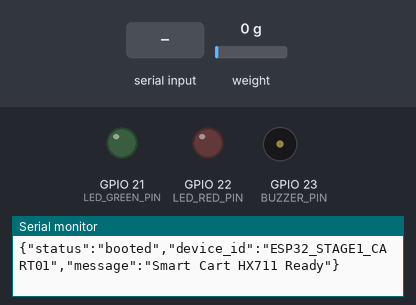
The sketch below on a simulated ESP32. Parts: output pins drawn as LEDs (lit = HIGH), buzzer (waves = sounding, pin HIGH), the last lines printed to the serial monitor. The inputs (shaded band) are chosen by the test bench; at power-on: weight on the scale 0 g.

Above: at 2.9 s.
3.0 s: "ack_add\n" received over Serial
At 3.38 s:
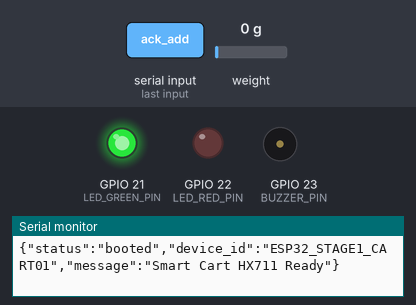
4.9 s: "tare\n" received over Serial
At 6.0 s:
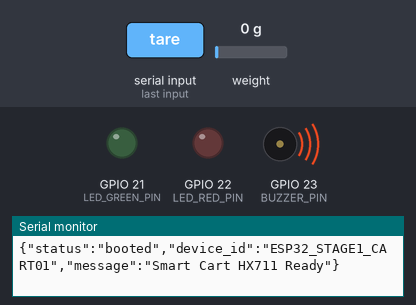
7.5 s: "alert_err\n" received over Serial
At 7.85 s:
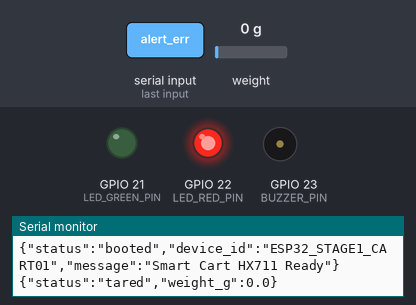
Timing chart, 0 to 10.5 s (numbered marks = the images above; inputs shaded):
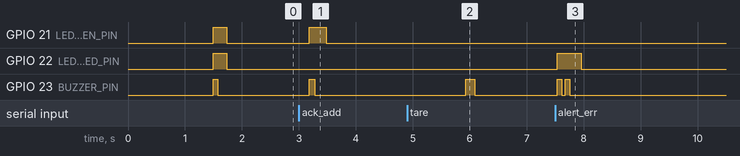

The sketch:

SmartCart_ESP32.ino
```cpp
/**
 * AI-POWERED SMART SHOPPING CART SYSTEM - ESP32 FIRMWARE (STAGE 1)
 * Hardware:
 *   - ESP32 NodeMCU / Dev Module
 *   - HX711 Load Cell Amplifier (24-bit ADC)
 *   - Load Cell (Single-point, 5kg / 10kg rated)
 *   - Green LED (Success / Item Added)
 *   - Red LED (Alert / Mismatch / Put-back Error)
 *   - Active Buzzer (Acoustic confirmation)
 *
 * Pin Connections (ESP32):
 *   - HX711 DT  -> GPIO 18 (or GPIO 5)
 *   - HX711 SCK -> GPIO 19 (or GPIO 6)
 *   - Green LED -> GPIO 21 (via 220 ohm resistor)
 *   - Red LED   -> GPIO 22 (via 220 ohm resistor)
 *   - Buzzer    -> GPIO 23 (via NPN transistor or direct if rated <= 12mA)
 *   - VCC       -> 3.3V (HX711) or 5V (Buzzer)
 *   - GND       -> Common Ground
 *
 * Serial Protocol: 115200 baud, newline-terminated JSON
 * Telemetry Output:
 *   {"device_id":"cart_stage1_01","weight_g":182.4,"delta_g":182.4,"stable":true,"timestamp":123456}
 * Inbound Command:
 *   {"cmd":"ack_add"}   -> Green LED flash + 1 Beep
 *   {"cmd":"alert_err"} -> Red LED flash + 2 Beeps
 *   {"cmd":"tare"}      -> Reset scale offset
 */

#include "HX711.h"

// Pin definitions
const int LOADCELL_DOUT_PIN = 18;
const int LOADCELL_SCK_PIN = 19;
const int LED_GREEN_PIN = 21;
const int LED_RED_PIN = 22;
const int BUZZER_PIN = 23;

HX711 scale;

// Calibration factor (adjust with a known test weight, e.g. 500g salt packet)
// calibration_factor = (reading - zero_offset) / known_weight_in_grams
float calibration_factor = 420.0f;

float last_weight = 0.0f;
float last_reported_weight = 0.0f;
unsigned long last_read_time = 0;
const unsigned long READ_INTERVAL_MS = 250;
const float STABILITY_THRESHOLD_G = 3.0f;

void triggerBuzzer(int count, int durationMs, int pauseMs) {
  for (int i = 0; i < count; i++) {
    digitalWrite(BUZZER_PIN, HIGH);
    delay(durationMs);
    digitalWrite(BUZZER_PIN, LOW);
    if (i < count - 1) delay(pauseMs);
  }
}

void setup() {
  Serial.begin(115200);
  delay(500);

  pinMode(LED_GREEN_PIN, OUTPUT);
  pinMode(LED_RED_PIN, OUTPUT);
  pinMode(BUZZER_PIN, OUTPUT);

  digitalWrite(LED_GREEN_PIN, LOW);
  digitalWrite(LED_RED_PIN, LOW);
  digitalWrite(BUZZER_PIN, LOW);

  scale.begin(LOADCELL_DOUT_PIN, LOADCELL_SCK_PIN);
  scale.set_scale(calibration_factor);
  scale.tare(); // Zero the scale on startup

  // Startup indication: Green + Red flash and short chirp
  digitalWrite(LED_GREEN_PIN, HIGH);
  digitalWrite(LED_RED_PIN, HIGH);
  triggerBuzzer(1, 80, 0);
  delay(150);
  digitalWrite(LED_GREEN_PIN, LOW);
  digitalWrite(LED_RED_PIN, LOW);

  Serial.println("{\"status\":\"booted\",\"device_id\":\"ESP32_STAGE1_CART01\",\"message\":\"Smart Cart HX711 Ready\"}");
}

void loop() {
  // Check for inbound commands from Laptop/Backend
  if (Serial.available() > 0) {
    String cmd = Serial.readStringUntil('\n');
    cmd.trim();
    if (cmd.indexOf("ack_add") >= 0) {
      digitalWrite(LED_GREEN_PIN, HIGH);
      triggerBuzzer(1, 100, 0);
      delay(200);
      digitalWrite(LED_GREEN_PIN, LOW);
    } else if (cmd.indexOf("alert_err") >= 0) {
      digitalWrite(LED_RED_PIN, HIGH);
      triggerBuzzer(2, 80, 60);
      delay(200);
      digitalWrite(LED_RED_PIN, LOW);
    } else if (cmd.indexOf("tare") >= 0) {
      scale.tare();
      triggerBuzzer(1, 150, 0);
      Serial.println("{\"status\":\"tared\",\"weight_g\":0.0}");
    }
  }

  // Periodic weight sampling
  unsigned long now = millis();
  if (now - last_read_time >= READ_INTERVAL_MS) {
    last_read_time = now;

    if (scale.is_ready()) {
      float current_weight = scale.get_units(2); // Average of 2 readings
      if (current_weight < 0.0f) current_weight = 0.0f; // Clip negative noise

      float weight_diff = abs(current_weight - last_weight);
      bool is_stable = (weight_diff <= STABILITY_THRESHOLD_G);
      float delta_from_last_reported = current_weight - last_reported_weight;

      // Only send when there is a meaningful change (> 5g) or periodically when stable
      if (abs(delta_from_last_reported) >= 5.0f || (is_stable && abs(current_weight - last_reported_weight) > 2.0f)) {
        Serial.print("{\"device_id\":\"ESP32_STAGE1_CART01\",\"weight_g\":");
        Serial.print(current_weight, 1);
        Serial.print(",\"delta_g\":");
        Serial.print(delta_from_last_reported, 1);
        Serial.print(",\"stable\":");
        Serial.print(is_stable ? "true" : "false");
        Serial.print(",\"timestamp\":");
        Serial.print(now);
        Serial.println("}");

        last_reported_weight = current_weight;
      }

      last_weight = current_weight;
    }
  }
}
```

Measured:
- after the input at 3.0 s, GPIO 21 (LED_GREEN_PIN): LOW → HIGH after 0.18 s, → LOW 0.30 s later; GPIO 23 (BUZZER_PIN): LOW → HIGH after 0.18 s, → LOW 0.10 s later
- after the input at 4.9 s, GPIO 23 (BUZZER_PIN): LOW → HIGH after 1.0 s, → LOW 0.15 s later
- after the input at 7.5 s, GPIO 22 (LED_RED_PIN): LOW → HIGH at once, → LOW 0.42 s later; GPIO 23 (BUZZER_PIN): alternates HIGH for 0.08 s and LOW for 0.06 s, 4 changes in all, then stays LOW, starting at once
